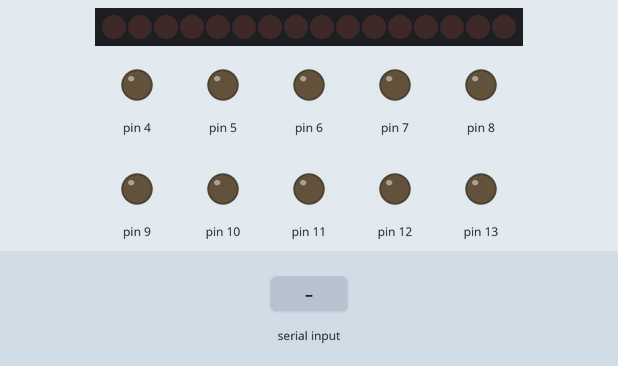
The sketch below on a simulated Arduino Uno, built with avr-gcc and run on an emulated ATmega328P. Shown: 16 shift-register outputs drawn as a row of LEDs (first output left, lit = HIGH), output pins drawn as LEDs (lit = HIGH). The test bench sets the inputs (shaded band). What the sketch prints to the serial monitor is not drawn.

Above: at 0.9 s.
1.0 s: "y" received over Serial
At 1.75 s:
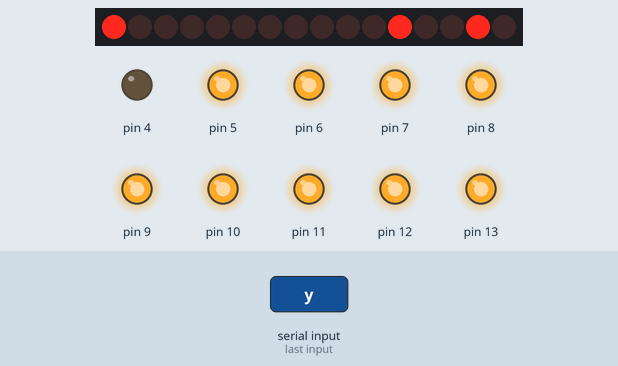
At 10.03 s:
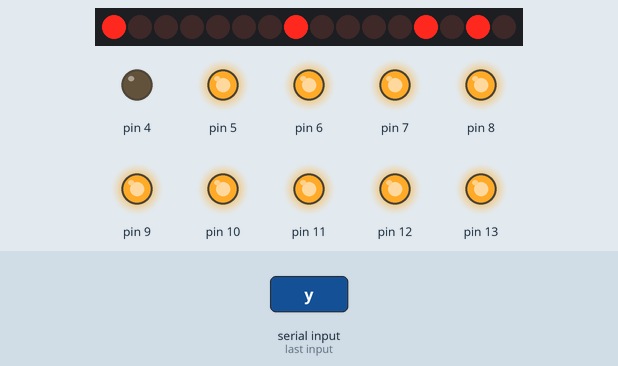
Timing chart, 0 to 11.5 s (numbered marks = the images above; inputs shaded):
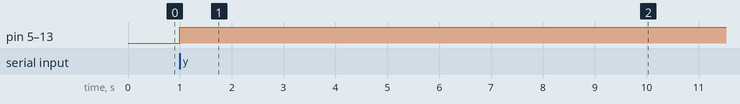

The sketch:

Erase.ino
```cpp
#include <MyEEPROM.h>
#include <stdint.h>

void setup() {
  // put your setup code here, to run once:
  Serial.begin(115200);
  Serial.print("About to erase EEPROM. Press 'y' to contine ... ");
  while (Serial.available() <= 0);
  char answer = Serial.read();
  Serial.println(answer);

  if (answer == 'y') {

    MyEEPROM.init();

    Serial.print("Erasing ");
    for (uint16_t add=0; add < 0x2000; add++) {

      MyEEPROM.write_eeprom(add, 0xFF);

      if ((add % 0x100) ==0) {

        Serial.print(".");
      }

    }
    Serial.println("done.");

    MyEEPROM.dump_eeprom(0, 0x1FFF);
  }
  Serial.println("Have a nice day.");
}

void loop() {
  // put your main code here, to run repeatedly:

}
```

Measured:
- after the input at 1.0 s, pin 5–13: LOW → HIGH at once
